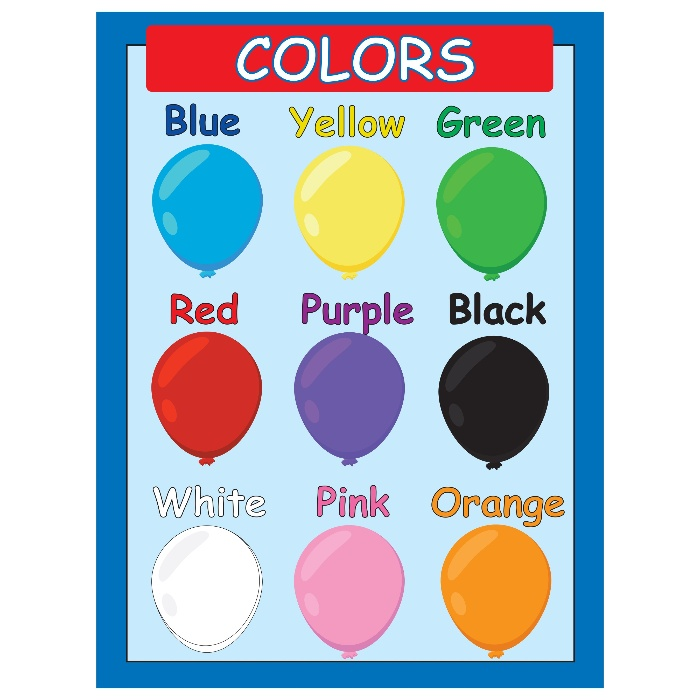
#> input picture opencv/resources/colours.jpg, 700 x 700 px
$ python morphology.py
#> lines starting #> are read from the running program, lines starting #| are printed output that depends on the picture; after the words box and inside, x2 and y2 are one past the last pixel; in counts of white or black regions, pixels touching at a corner belong together
import cv2 as cv
import matplotlib.pyplot as plt
import numpy as np

img = cv.imread('resources/colours.jpg',0)
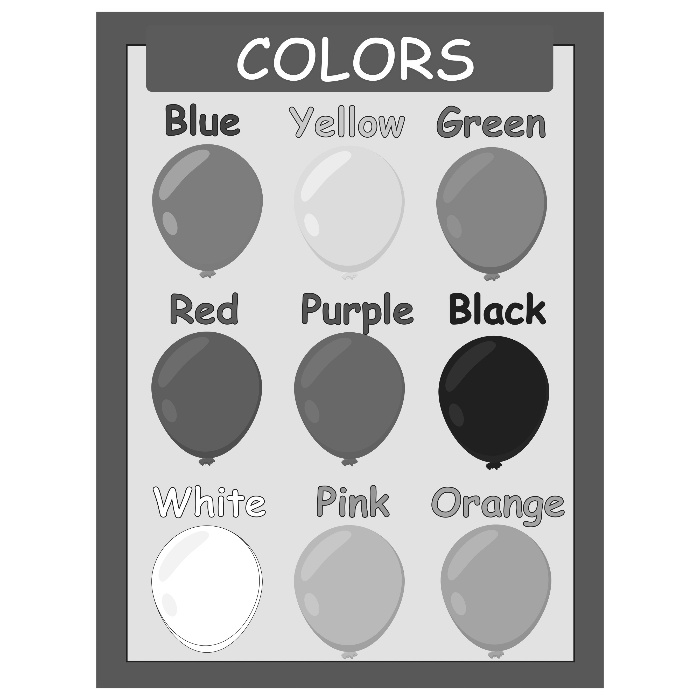
#> img: shape (700, 700); min 19, max 255, mean 191.6
ret,mask = cv.threshold(img,220,255,cv.THRESH_BINARY_INV)
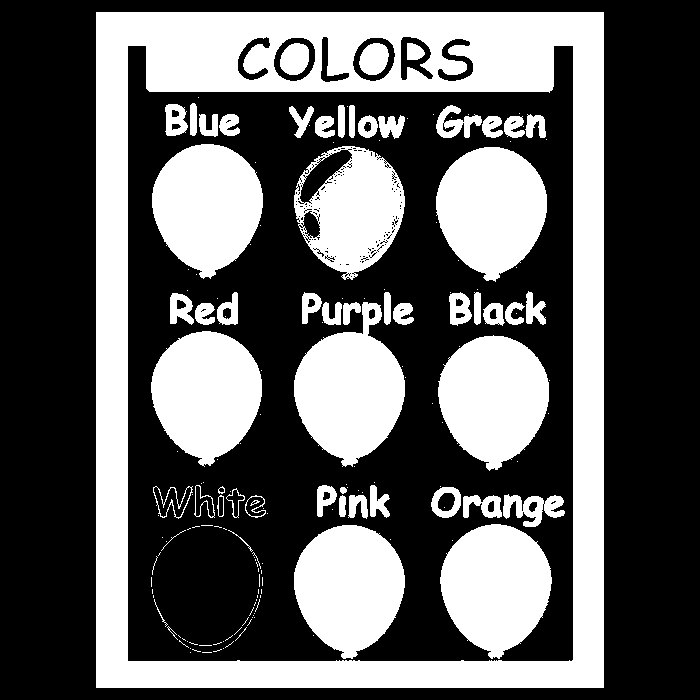
#> mask: shape (700, 700); 37.7% white; 175 white regions (117 under 20 px), largest, box (x1, y1, x2, y2) and area: (96, 12, 604, 688) 83361, (294, 302, 405, 467) 11312, (438, 335, 549, 471) 10925

kernel = np.ones((3,3),np.uint8)
dilation = cv.dilate(mask,kernel,iterations=3)
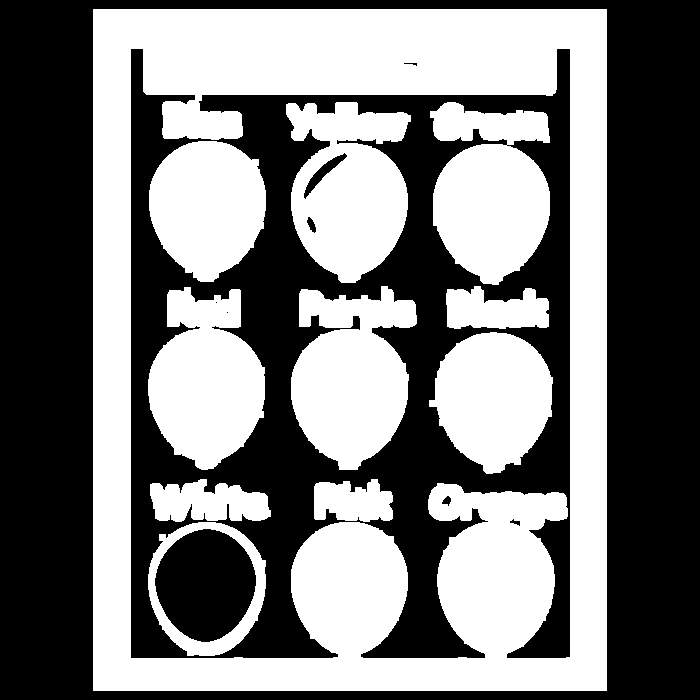
#> dilation: shape (700, 700); 48% white; 11 white regions, largest, box (x1, y1, x2, y2) and area: (93, 9, 607, 691) 133780, (291, 286, 417, 470) 16051, (430, 102, 550, 285) 15943
erosion = cv.erode(mask,kernel,iterations=2)
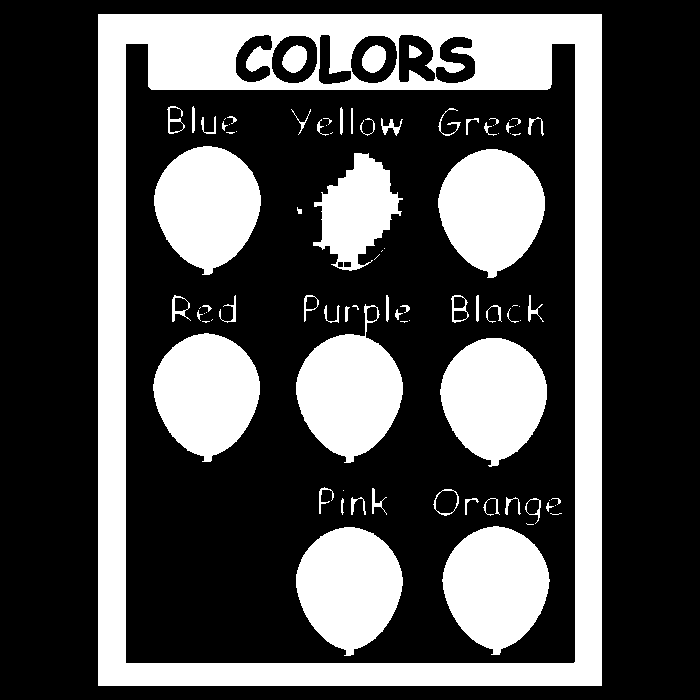
#> erosion: shape (700, 700); 31% white; 89 white regions (32 under 20 px), largest, box (x1, y1, x2, y2) and area: (98, 14, 602, 686) 71740, (296, 304, 403, 463) 10045, (438, 149, 545, 278) 9930
# opening means erosion followed by dilation
# closing means dilation followed by erosion
opening = cv.morphologyEx(mask,cv.MORPH_OPEN,kernel,iterations=2)
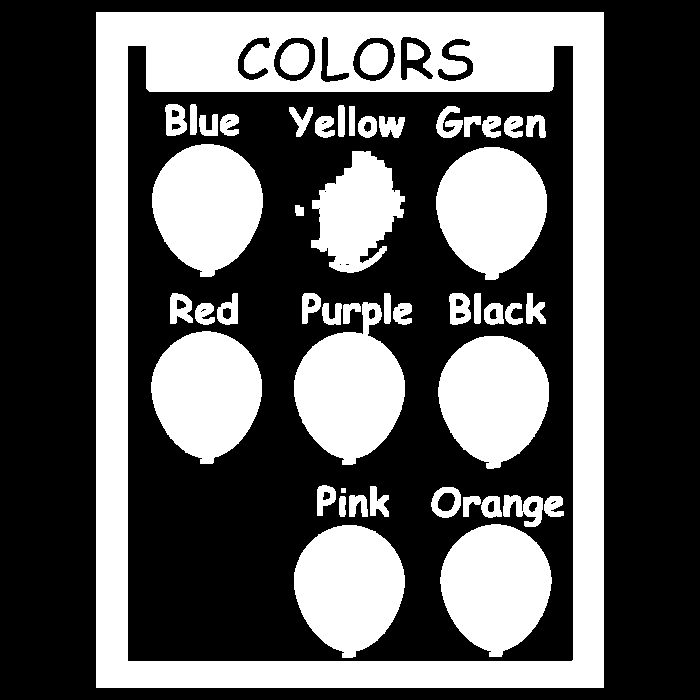
#> opening: shape (700, 700); 37% white; 51 white regions, largest, box (x1, y1, x2, y2) and area: (96, 12, 604, 688) 83312, (294, 302, 405, 465) 11285, (438, 336, 549, 469) 10900
closing = cv.morphologyEx(mask,cv.MORPH_CLOSE,kernel,iterations=2)
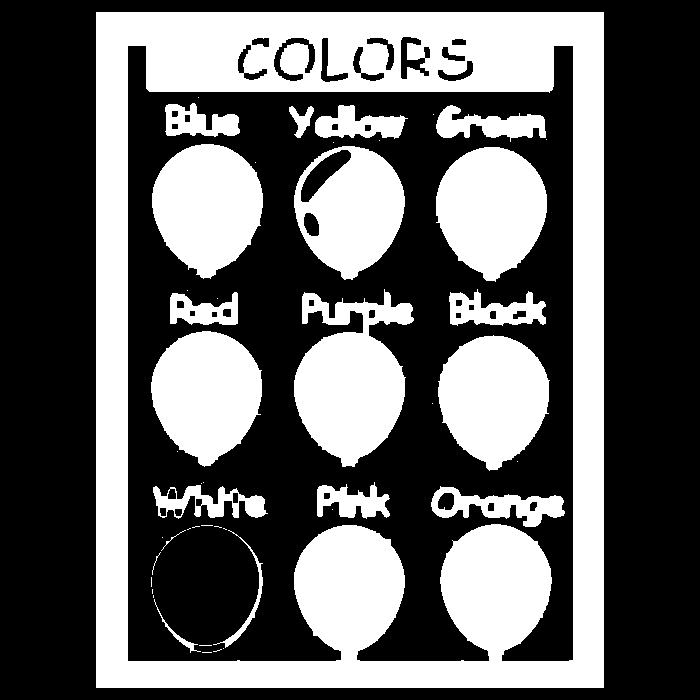
#> closing: shape (700, 700); 38.8% white; 47 white regions (27 under 20 px), largest, box (x1, y1, x2, y2) and area: (96, 12, 604, 688) 107464, (294, 289, 414, 467) 13072, (438, 335, 550, 471) 10978

images = [img,mask,dilation,erosion,opening,closing]
titles = ['Original','Mask','Dilation','Erosion','Opening','Closing']


for i in range(len(images)):
    plt.subplot(2,3,i+1),plt.imshow(images[i],'gray')
    plt.title(titles[i])
    plt.axis('off')
#> this loop made 6 passes

plt.show()
